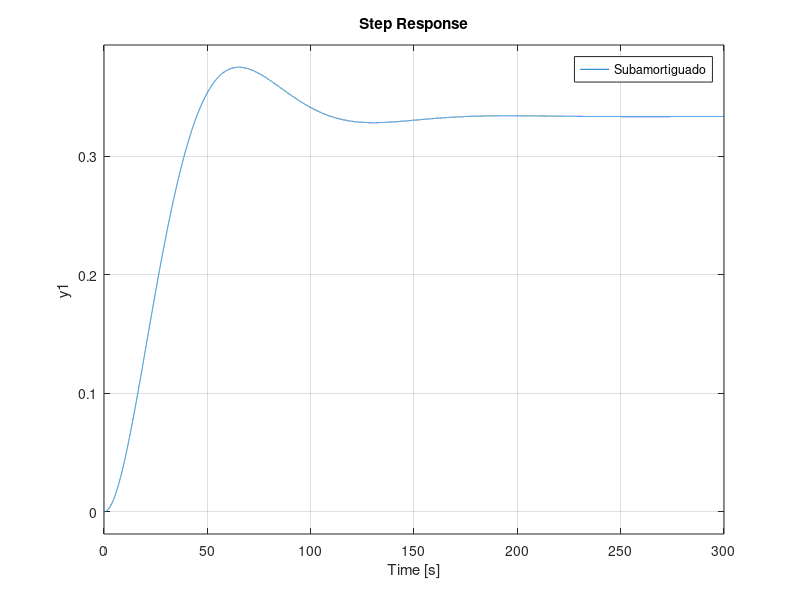
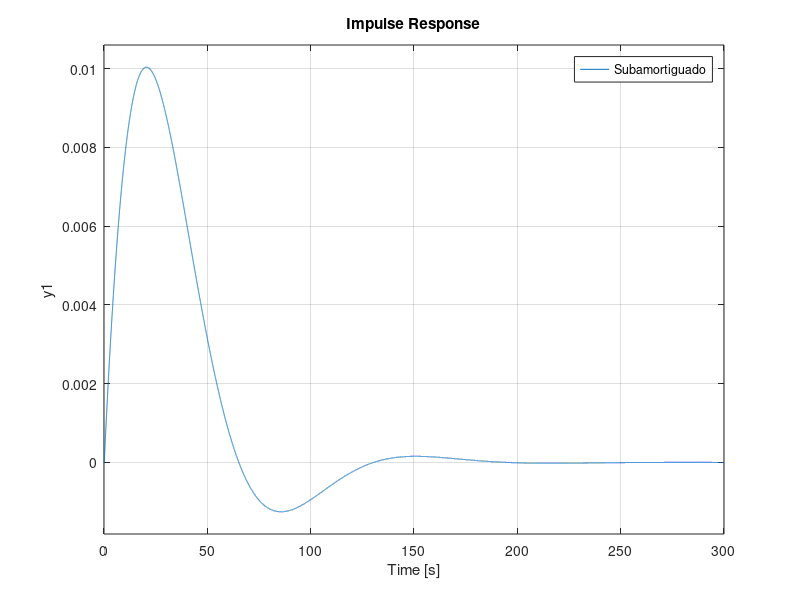

These figures' MATLAB source, in order:
clc
clear
close all

% Parámetros físicos
k1 = 3;
k2 = 5;
j = 6;
r = 1;
m = 8;

% Variables auxiliares
num = [r * k2 / (m * j)]; % Numerador
aux = (r^2 * k2 * m + m * k1 + j * k2);


% SUBAMORTIGUADO
b1 = 19.2;
den2 = [1 b1/j aux k2 * b1 / (m * j) k1 * k2 / (m * j)];
G2 = tf(num, den2);

% CRÍTICAMENTE AMORTIGUADO
b2 = 38.4;
den3 = [1 b2/j aux k2 * b2 / (m * j) k1 * k2 / (m * j)];
G3 = tf(num, den3);

% SOBREAMORTIGUADO
b3 = 57.6;
den4 = [1 b3/j aux k2 * b3 / (m * j) k1 * k2 / (m * j)];
G4 = tf(num, den4);

% Tiempo de simulación
tiempo = 0:0.01:300;

% Respuesta al escalón unitario
figure(1)
hold on
step(G2, tiempo)
step(G3, tiempo)
step(G4, tiempo)
hold off
legend("Subamortiguado", "Críticamente Amortiguado", "Sobreamortiguado")

% Respuesta al impulso
figure(2)
hold on
impulse(G2, tiempo)
impulse(G3, tiempo)
impulse(G4, tiempo)
hold off
legend("Subamortiguado", "Críticamente Amortiguado", "Sobreamortiguado")
